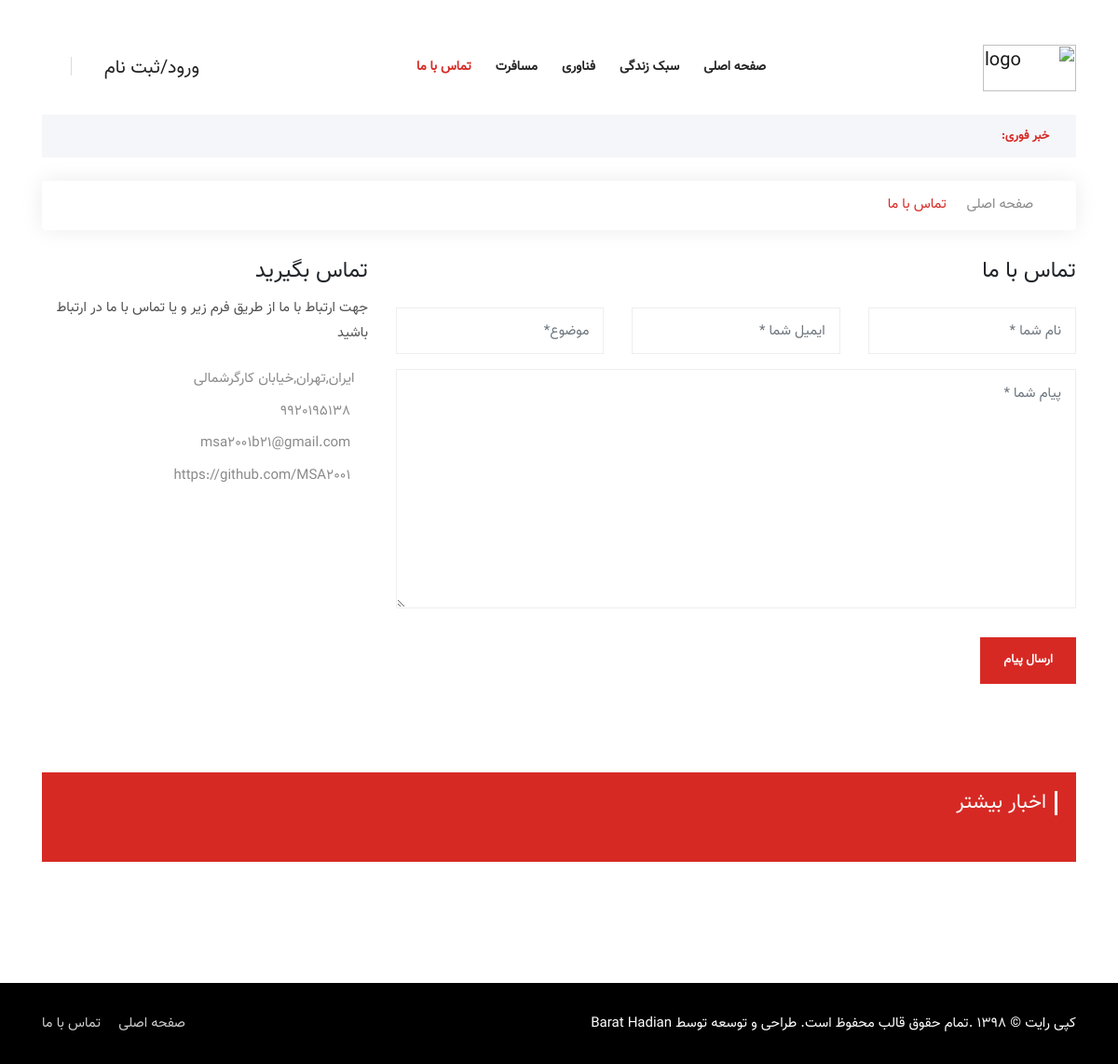
Page /contact/ on the committed database.
### Blog/models.py (models this page shows)
class Info(models.Model):
    body = models.CharField(max_length=200, null=True, blank=True)
    location = models.CharField(max_length=200, null=True, blank=True)
    number = models.IntegerField(max_length=20, null=True, blank=True)
    email = models.EmailField(max_length=30, null=True, blank=True)
    site = models.CharField(max_length=30, null=True, blank=True)

### Blog/views.py (the view, shortened to what this page needs)
# urls.py: path('contact/', views.contact, name='contact'),
def contact(request):
    info = Info.objects.all().last()
    return render(request, 'Blog/contact.html', {'info': info})

### context_processors/context_processors.py (called while the page is built)
def Breakingnews(request):
    breaking_news = Article.objects.filter(category=4).order_by('-updated')
    return {'breaking_news': breaking_news}

def more_news(request):
    news = Article.objects.all().order_by('?')
    return {'news': news}

### Blog/templates/Blog/contact.html (shortened to what this page needs)
﻿{% load static %}
<!doctype html>
<html lang="fa">
<head>
    <link rel="stylesheet" href="{% static 'assets/css/bootstrap.min.css' %}">
    <link rel="stylesheet" href="{% static 'assets/css/animate.min.css' %}">
    <link rel="stylesheet" href="{% static 'assets/css/icofont.min.css' %}">
    <link rel="stylesheet" href="{% static 'assets/css/meanmenu.css' %}">
    <link rel="stylesheet" href="{% static 'assets/css/owl.carousel.min.css' %}">
    <link rel="stylesheet" href="{% static 'assets/css/magnific-popup.min.css' %}">
    <link rel="stylesheet" href="{% static 'assets/css/style.css' %}">
    <link rel="stylesheet" href="{% static 'assets/css/rtl.css' %}">
    <link rel="stylesheet" href="{% static 'assets/css/responsive.css' %}">
    </head>
    <body>
        <header class="header-area">
    <div class="navbar-area">
        <div class="sinmun-nav">
            <div class="container">
                <nav class="navbar navbar-expand-md navbar-light">
                     <a class="navbar-brand" href="{% url 'blog:home' %}"><img src="{% static 'assets/img/msa.png' %}" height="50px" width="100px"
                                                                              alt="logo"></a>
                    <div class="collapse navbar-collapse mean-menu" id="navbarSupportedContent">
                        <ul class="navbar-nav">
                            <li class="nav-item"><a href="{% url 'blog:home' %}" class="nav-link">صفحه اصلی</a>
                            </li>
                            <li class="nav-item"><a href="{% url 'blog:cat_lifestyle' %}" class="nav-link">سبک زندگی</a>
                            </li>
                            <li class="nav-item"><a href="{% url 'blog:cat_tech' %}" class="nav-link">فناوری</a></li>
                            <li class="nav-item"><a href="{% url 'blog:cat_travel' %}" class="nav-link">مسافرت</a></li>
                            <li class="nav-item"><a href="{% url 'blog:contact' %}" class="nav-link active">تماس با
                                ما</a>
                            </li>
                        </ul>
                        <div class="others-options">
                            <div class="others-options">
                                <ul> {% if request.user.is_authenticated %}
                                    <li><a href="{% url 'blog:home' %}"> {{ request.user.username }} <i
                                            class="icofont-user-alt-5"></i></a></li>
                                    <li><a href="{% url 'blog:logout' %}"> خروج</a></li>
                                    <li class="header-search">
                                        <div class="nav-search">
                                            <div class="nav-search-button">
                                                <i class="icofont-ui-search"></i>
                                            </div>
                                            {% else %}
                                    <li><a href="{% url 'blog:signin' %}"> ورود/ثبت نام <i class="icofont-user-alt-5"></i></a></li>
                                    <li class="header-search">
                                    <div class="nav-search">
                                    <div class="nav-search-button">
                                        <i class="icofont-ui-search"></i>
                                    </div>
                                {% endif %}
                                    </div>
                                    </li>
                                </ul>
                            </div>
                        </div>
                    </div>
                </nav>
            </div>
        </div>
    </div>
  {% include 'includes/breakingnews.html' %}
    </header>
    <section class="contact-area pb-40">
        <div class="container">
            <ul class="breadcrumb">
                <li><a href="{% url 'blog:home' %}"><i class="icofont-home"></i> صفحه اصلی</a></li>
                <li><i class="icofont-rounded-left"></i></li>
                <li>تماس با ما</li>
            </ul>
            <div class="row">
                <div class="col-lg-8 col-md-12">
                    <div class="contact-form">
                        <h3>تماس با ما</h3>
                        <form method="post">
                            <div class="row">
                                <div class="col-lg-4">
                                    <div class="form-group">
                                        <input type="text" name="name" class="form-control" id="name"
                                               placeholder="نام شما *" required data-error="نام خود را وارد کنید">
                                    </div>
                                </div>
                                <div class="col-lg-4">
                                    <div class="form-group">
                                        <input type="email" class="form-control" name="email" id="email"
                                               placeholder="ایمیل شما *" required data-error="ایمیل خود را وارد کنید">
                                    </div>
                                </div>
                                <div class="col-lg-4">
                                    <div class="form-group">
                                        <input type="text" class="form-control" name="msg_subject" id="msg_subject"
                                               required data-error="موضوع خود را بنویسید" placeholder="موضوع*">
                                    </div>
                                </div>
                                <div class="col-lg-12">
                                    <div class="form-group">
                                        <textarea placeholder="پیام شما *" name="message" id="message"
                                                  class="form-control" cols="30" rows="10" required
                                                  data-error="پیام خود را بنویسید"></textarea>
                                    </div>
                                </div>
                                <div class="col-lg-12">
                                    <button class="btn btn-primary">ارسال پیام</button>
                                </div>
                            </div>
                        </form>
                    </div>
                </div>
                <div class="col-lg-4 col-md-12">
                    <div class="contact-info">
                        <h3>تماس بگیرید</h3>
                        <p>{{ info.body }}</p>
                        <ul>
                            <li><i class="icofont-google-map"></i>{{ info.location }}</li>
                            <li><i class="icofont-phone"></i> <a href="#">{{ info.number }}</a></li>
                            <li><i class="icofont-envelope"></i> <a href="#">{{ info.email }}</a></li>
                            <li><i class="icofont-ui-browser"></i> <a href="{{ info.site }}">{{ info.site }}</a></li>
                        </ul>
                    </div>
                </div>
            </div>
        </div>
    </section>
   {% include 'includes/footer.html' %}
    </body>
</html>

### static/assets/css/rtl.css (style rules this page uses)
body { direction: rtl; }
.navbar-brand { margin-right: 0; }
.sinmun-nav nav .others-options ul li .nav-search { border-right: 1px solid #dcdcdc; border-left: none; padding-right: 15px; padding-left: 0; }
.sinmun-nav nav .others-options ul li a { margin-left: 10px; margin-right: 0; }
.contact-area { text-align: right; }
.contact-info ul li i { margin-left: 3px; margin-right: 0; }

### rows in the picture
Info: body "جهت ارتباط با ما از طریق فرم زیر و یا تماس با ما در ارتباط باشید", location "ایران,تهران,خیابان کارگرشمالی", number "9920195138", email "msa2001b21@gmail.com", site "https://github.com/MSA2001"
